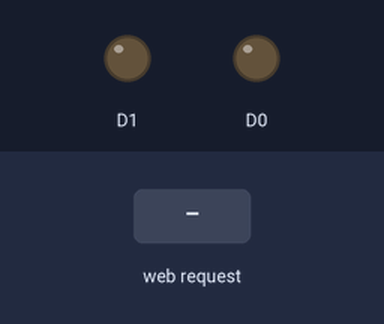
The program below on a simulated ESP8266 (NodeMCU). On the bench: output pins drawn as LEDs (lit = HIGH). Inputs (shaded band) come from the test bench. WiFi joins after 1.5 s; servers stay silent unless stated; what the program prints to the serial monitor is not drawn.

Above: at 2.8 s.
2.9 s: HTTP request GET /open received
At 3.4 s:
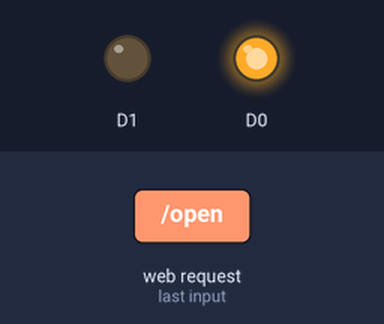
At 5.0 s:
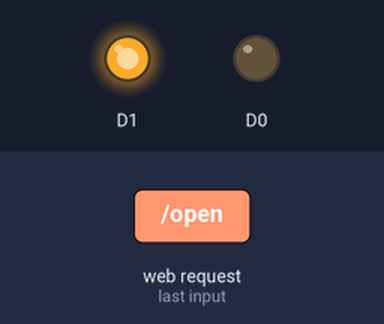
Timing chart, 0 to 6.6 s (numbered marks = the images above; inputs shaded):
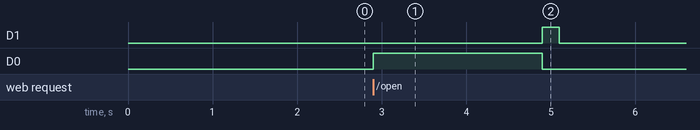

Measured:
- after the input at 2.9 s, D1: LOW → HIGH after 2.0 s, → LOW 0.20 s later; D0: LOW → HIGH at once, → LOW 2.0 s later

The program:

main.cpp
```cpp
#include <ESP8266WiFi.h>
#include <ESP8266WebServer.h>
#include <ESP8266mDNS.h>
#include "battery_monitor.cpp"
#include "OTA.cpp"
#include <string>


#define BAUD_RATE 9600
#define DEBUG_PRINT(statement) if(debug) { Serial.println(statement); }

bool debug = false;

ESP8266WebServer server(80);
BatteryMonitor batteryMonitor = BatteryMonitor(A0, debug);
OverTheAir overTheAir;

void handleRoot()
{
  DEBUG_PRINT("Home Called");
  digitalWrite(17, 0); //Blinks on board led on page request
  digitalWrite(5, 0);  //Blinks on board led on page request
  server.send(200, "text/plain", "Hello from Alohomora!");
}

void initDoorPins()
{
  DEBUG_PRINT("Door Pins Initialised");
  pinMode(D0, OUTPUT);
  pinMode(D1, OUTPUT);
}

void resetPins()
{
  DEBUG_PRINT("Pins Reset");
  digitalWrite(D0, LOW);
  digitalWrite(D1, LOW);
}

void closeDoor()
{
  if (debug) {
    Serial.println("Close Door Called");
  }
  digitalWrite(D0, LOW);
  digitalWrite(D1, HIGH);
  delay(200);
  resetPins();
  server.send(200, "text/plain", "Close door.");
}
void openDoor()
{
  if (debug) {
    Serial.println("Open Door Called");
  }
  digitalWrite(D0, HIGH);
  digitalWrite(D1, LOW);
  delay(2000);
  closeDoor();
  server.send(200, "text/plain", "Open door.");
}

void getBattery() {
  if (debug) {
    Serial.println("Get Battery Voltage called");
  }
  float vin = batteryMonitor.getBatteryVoltage();
  // server.send(200, "text/plain", "boo"); //std::to_string(vin));
  char buff[10];
  sprintf(buff, "%f", vin);
  server.send(200, "text/plain", buff);
}

void reset()
{
  resetPins();
  server.send(200, "text/plaIn", "Reset Done");
}

void door_loop() {
  if(debug) {
    Serial.println("Status DO D1:");
    Serial.println(digitalRead(D0));
    Serial.println(digitalRead(D1));
  }
}


void app_loop()
{
  server.handleClient();
}

void app_server_init()
{
  const char *wifiName = "Azkaban";
  const char *wifiPass = "voldemort";
  delay(10);
  // We start by connecting to a WiFi network
  Serial.println();
  Serial.print("Connecting to ");
  Serial.println(wifiName);
  WiFi.begin(wifiName, wifiPass);

  while (WiFi.status() != WL_CONNECTED)
  {
    delay(500);
    Serial.print(".");
  }

  Serial.println("");
  Serial.println("WiFi connected");
  Serial.println("IP address: ");
  Serial.println(WiFi.localIP());    //You can get IP address assigned to ESP
  if (WiFi.status() == WL_CONNECTED) //If WiFi connected to hot spot then start mDNS
  {
    Serial.println(WiFi.status());
    if (MDNS.begin("alohomora"))
    { //Start mDNS with name esp8266
      Serial.println("MDNS started");
    }

    server.on("/", handleRoot);   //Associate handler function to path
    server.on("/open", openDoor); //Associate handler function to path
    server.on("/close", closeDoor);
    server.on("/reset", reset); //Associate handler function to path
    server.on("/battery", getBattery);
    server.begin();             //Start server
    Serial.println("HTTP server started");
  }
}

// the setup function runs once when you press reset or power the board
void setup()
{
  Serial.begin(BAUD_RATE);
  app_server_init();
  initDoorPins();
  batteryMonitor.setup();
  overTheAir.startOTA();
  delay(50);
}

// the loop function runs over and over again forever
void loop()
{
  overTheAir.ota_loop();
  batteryMonitor.loop();
  app_loop();
  door_loop();
}
```

OTA.cpp
```cpp
#include <ArduinoOTA.h>

class OverTheAir
{
public:
    void startOTA()
    {

        ArduinoOTA.setHostname("alohomora");
        ArduinoOTA.onStart([]()
                           {
                               String type;
                               if (ArduinoOTA.getCommand() == U_FLASH)
                                   type = "sketch";
                               else // U_SPIFFS
                                   type = "filesystem";

                               // NOTE: if updating SPIFFS this would be the place to unmount SPIFFS using SPIFFS.end()
                               Serial.println("Start updating " + type);
                           });
        ArduinoOTA.onEnd([]()
                         { Serial.println("\nEnd"); });
        ArduinoOTA.onProgress([](unsigned int progress, unsigned int total)
                              { Serial.printf("Progress: %u%%\r", (progress / (total / 100))); });
        ArduinoOTA.onError([](ota_error_t error)
                           {
                               Serial.printf("Error[%u]: ", error);
                               if (error == OTA_AUTH_ERROR)
                                   Serial.println("Auth Failed");
                               else if (error == OTA_BEGIN_ERROR)
                                   Serial.println("Begin Failed");
                               else if (error == OTA_CONNECT_ERROR)
                                   Serial.println("Connect Failed");
                               else if (error == OTA_RECEIVE_ERROR)
                                   Serial.println("Receive Failed");
                               else if (error == OTA_END_ERROR)
                                   Serial.println("End Failed");
                           });
        ArduinoOTA.begin();
        Serial.println("Ready OTA");
        Serial.print("IP address: ");
        Serial.println(WiFi.localIP());
    }

    // the loop function runs over and over again forever
    void ota_loop()
    {
        ArduinoOTA.handle();
    }
};
```

battery_monitor.cpp
```cpp
#include <Arduino.h>

// S -> A0
// - -> ground

class BatteryMonitor
{

    int signal;
    float R1 = 30000.0;
    float R2 = 7500.0;
    bool debug = false;


public:
    BatteryMonitor(int input_signal, bool debug)
    {
        signal = input_signal;
        debug = debug;
    }

    void setup()
    {
        pinMode(signal, INPUT);
        Serial.print("DC VOLTMETER");
    }

    float getBatteryVoltage() {
        int value = analogRead(signal);
        float vout = (value * 3.0) / 1024.0;
        float vin = vout / (R2 / (R1 + R2));
        return vin;
    }

    void loop()
    {
        if (debug)
        {
            float vin = getBatteryVoltage();
            Serial.print("INPUT V= ");
            Serial.println(vin);
        }
    }
};
```
